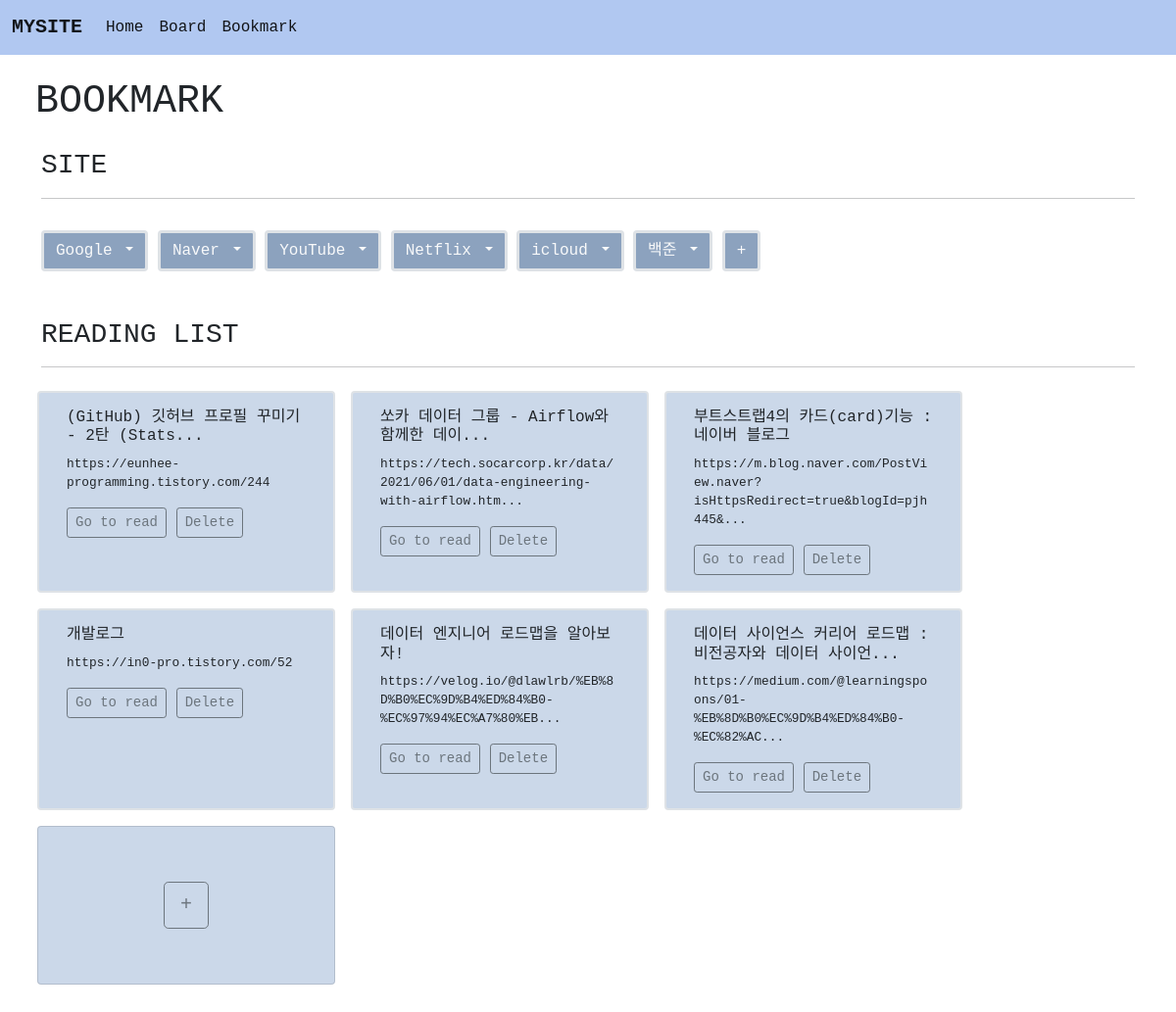
/book/, run on the app's committed database.
### book/models.py (models this page shows, shortened)
class Book(models.Model):
    site_name = models.CharField(max_length=30)
    site_url = models.TextField()

class Read(models.Model):
    read_url = models.TextField()
    title = models.CharField(max_length=100,null = True)
    def summary(self):
        if len(self.read_url) >= 75:
            return self.read_url[:75] + "..."
        return self.read_url
    def t_summary(self):
        if len(self.title) >= 32:
            return self.title[:32] + "..."
        return self.title

### book/views.py (the view)
# urls.py: path('', views.index, name = 'index'),
def index(request):
    b=Book.objects.all()
    r=Read.objects.all()
    context={
        'blist' : b,
        'rlist' : r,
    }
    return render(request, 'book/index.html', context)

### template/book/index.html (shortened to what this page needs)
{% extends 'base.html' %}
{% block content %}
<div class = 'container m-4 jm'>
    <H1>BOOKMARK</H1>
</div>
<div class = 'container mt-4 jm'>
    <h3>SITE</h3>
    <hr>
</div>
<div class = 'dropdown container mt-3 jm'>
    {% for i in blist %}
    <button class="border border-3 btn btn-outline-light dropdown-toggle mt-3" style = 'background-color: rgb(140, 162, 190);' type="button" data-bs-toggle="dropdown" aria-expanded="false">
        {{ i.site_name }}
    </button>
    {% endfor%}
    <a href = "{% url 'book:create' %}"><button type="button" class="border border-3 btn btn-outline-light mt-3" style = 'background-color: rgb(140, 162, 190);'>+</button></a>
</div>
<div class = 'container mt-5 jm'>
    <h3>READING LIST</h3>
    <hr>
</div>
<div class = 'container mt-3 mb-5'>
    <div class = 'row jm'>
        {% for j in rlist %}
        <div class="border border-2 col-4 m-2 card" style="width: 19rem; background-color: rgba(176, 196, 222, 0.658); ">
            <div class="card-body">
                <h5 class="card-title" style="font-size: 100%;">{{ j.t_summary }}</h5>
                <p class="card-text" style="font-size: 80%;">{{ j.summary }}</p>
                <a href="{{ j.read_url }}" target = '_blank' class="btn btn-outline-secondary btn-sm">
                    Go to read
                </a>
                <a href="{% url 'book:r_delete' j.id %}"><button class = "btn btn-outline-secondary btn-sm">
                    Delete
                </button></a>
            </div>
        </div>
        {% endfor %}
        <div class='m-2 card' style="width: 19rem; background-color: rgba(176, 196, 222, 0.658);">
            <div class="card-body" style="margin:0 auto;">
                <a href = "{% url 'book:r_create' %}" class = "btn btn-outline-secondary btn-lg" style = "margin:40px auto;">+</a>
            </div>
        </div>
    </div>
</div>
{% endblock %}

### template/base.html (style rules this page uses)
.jm { font-family: 'Nanum Gothic Coding', monospace; }

### data on the page
Book: site_name "Google"
Book: site_name "Naver"
Book: site_name "YouTube"
Book: site_name "Netflix"
Book: site_name "icloud"
Book: site_name "백준"
Read: t_summary "(GitHub) 깃허브 프로필 꾸미기 - 2탄 (Stats...", summary "https://eunhee-programming.tistory.com/244"
Read: t_summary "쏘카 데이터 그룹 - Airflow와 함께한 데이...", summary "https://tech.socarcorp.kr/data/2021/06/01/data-engineering-with-airflow.htm..."
Read: t_summary "부트스트랩4의 카드(card)기능 : 네이버 블로그", summary "https://m.blog.naver.com/PostView.naver?isHttpsRedirect=true&blogId=pjh445&..."
Read: t_summary "개발로그", summary "https://in0-pro.tistory.com/52"
Read: t_summary "데이터 엔지니어 로드맵을 알아보자!", summary "https://velog.io/@dlawlrb/%EB%8D%B0%EC%9D%B4%ED%84%B0-%EC%97%94%EC%A7%80%EB..."
Read: t_summary "데이터 사이언스 커리어 로드맵 : 비전공자와 데이터 사이언...", summary "https://medium.com/@learningspoons/01-%EB%8D%B0%EC%9D%B4%ED%84%B0-%EC%82%AC..."
